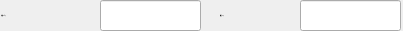
     <widget class="QWidget" name="widget_exhaust_other" native="true">
      <property name="geometry">
       <rect>
        <x>180</x>
        <y>40</y>
        <width>403</width>
        <height>31</height>
       </rect>
      </property>
      <widget class="QLineEdit" name="lineEdit_exhaust_static_pressure">
       <property name="geometry">
        <rect>
         <x>300</x>
         <y>0</y>
         <width>101</width>
         <height>31</height>
        </rect>
       </property>
       <property name="minimumSize">
        <size>
         <width>101</width>
         <height>31</height>
        </size>
       </property>
       <property name="maximumSize">
        <size>
         <width>101</width>
         <height>31</height>
        </size>
       </property>
       <property name="font">
        <font>
         <family>黑体</family>
         <pointsize>-1</pointsize>
        </font>
       </property>
      </widget>
      <widget class="QLabel" name="label_32">
       <property name="geometry">
        <rect>
         <x>220</x>
         <y>0</y>
         <width>61</width>
         <height>31</height>
        </rect>
       </property>
       <property name="minimumSize">
        <size>
         <width>61</width>
         <height>31</height>
        </size>
       </property>
       <property name="maximumSize">
        <size>
         <width>61</width>
         <height>31</height>
        </size>
       </property>
       <property name="font">
        <font>
         <family>黑体</family>
         <pointsize>-1</pointsize>
        </font>
       </property>
       <property name="text">
        <string>静压(Pa)</string>
       </property>
      </widget>
      <widget class="QLabel" name="label_40">
       <property name="geometry">
        <rect>
         <x>1</x>
         <y>0</y>
         <width>81</width>
         <height>31</height>
        </rect>
       </property>
       <property name="minimumSize">
        <size>
         <width>81</width>
         <height>31</height>
        </size>
       </property>
       <property name="maximumSize">
        <size>
         <width>81</width>
         <height>31</height>
        </size>
       </property>
       <property name="font">
        <font>
         <family>黑体</family>
         <pointsize>-1</pointsize>
        </font>
       </property>
       <property name="text">
        <string>风量(m³/h)</string>
       </property>
      </widget>
      <widget class="QLineEdit" name="lineEdit_exhaust_air_volume">
       <property name="geometry">
        <rect>
         <x>100</x>
         <y>0</y>
         <width>101</width>
         <height>31</height>
        </rect>
       </property>
       <property name="minimumSize">
        <size>
         <width>101</width>
         <height>31</height>
        </size>
       </property>
       <property name="maximumSize">
        <size>
         <width>101</width>
         <height>31</height>
        </size>
       </property>
       <property name="font">
        <font>
         <family>黑体</family>
         <pointsize>-1</pointsize>
        </font>
       </property>
      </widget>
     </widget>
